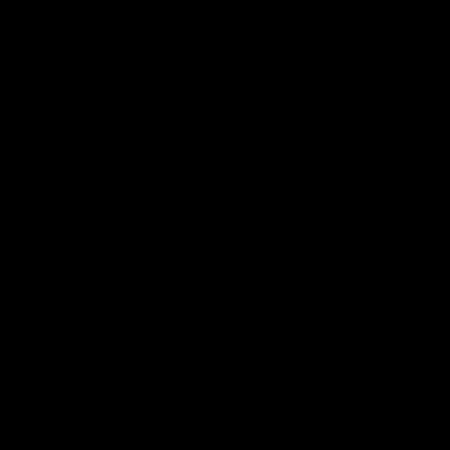
Frame 1 (no input)
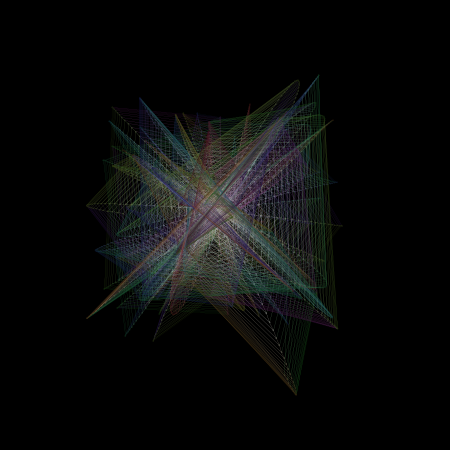
Frame 60 (the mouse pressed at the canvas centre just before this capture)
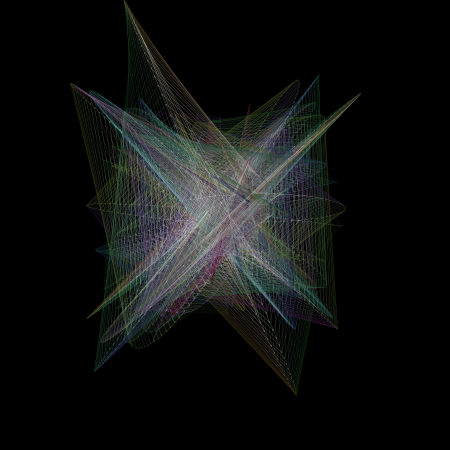
Frame 120 (the mouse held since frame 60 and released just before this capture)

The Processing sketch that drew these frames (run headless with seeded random() and noise(); from frame 60 on, the mouse is pressed at the canvas centre):

// Processing sketch: processing_13599
// ── processing_13599.pde


int numballs = 60;
Ball[] balls = new Ball[numballs];
float diameter = 1;
float radius = diameter/2;

void setup(){
  smooth();
  colorMode(HSB, 255);
  size(450, 450);
  background(0);
  for(int i=0; i<numballs; i++){
    balls[i] = new Ball(int(random(100, width-100)), int(random(100, height-100)));
  }
  ellipseMode(CENTER);
  //frameRate(1);
  noStroke();
  //smooth();
}

void draw(){
  //background(0)
  fill(255, 6);
  strokeWeight(.1);
  //rect(0, 0, width, height);
  
  for(int i=0; i<numballs; i++){
    //println(balls[i].location);
    balls[i].render();
    balls[i].update();
    line(balls[i].location.x, balls[i].location.y, balls[(i+1)%numballs].location.x, balls[(i+1)%numballs].location.y); 

  }
  for(int i=0; i<numballs-1; i++){
    for(int j=i+1; j<numballs; j++){
      repel(balls[i], balls[j]);
    }
  }
}

int valance(float num){
  if(num >= 0){
    return 1;
  }
  else return -1;
}

void repel(Ball b1, Ball b2){
  PVector diff = b2.location.get();
  diff.sub(b1.location);
  
  float magnitude = constrain(diff.mag(), 0, radius);
  
  PVector normDiff = diff.get(); 
  normDiff.normalize();
  
  PVector repulsion = normDiff.get();
  repulsion.mult(1 / sq(magnitude*20));
  
  b1.velocity.add(repulsion);
  b2.velocity.sub(repulsion);
}

class Ball{
  int ballHue;
   
  int ballValue;
  PVector velocity;
  PVector location;
  PVector lastLocation;
  Ball(float x, float y){
    ballHue = int(random(255));
    velocity = new PVector(0, 0);
    location = new PVector(x, y);
    lastLocation = new PVector(x, y);
  }
  void update(){
    lastLocation = location.get();
    location.add(velocity);
    ballValue = int(constrain(map(velocity.mag(), 0, 10, 55, 255), 0, 255));
  }
  void render(){
    //fill(ballHue, 255-ballValue, ballValue);
    noFill();
    stroke(ballHue, 255-ballValue, ballValue);
    ellipse(location.x, location.y, diameter, diameter);
    line(lastLocation.x, lastLocation.y, location.x, location.y);
  }
}
